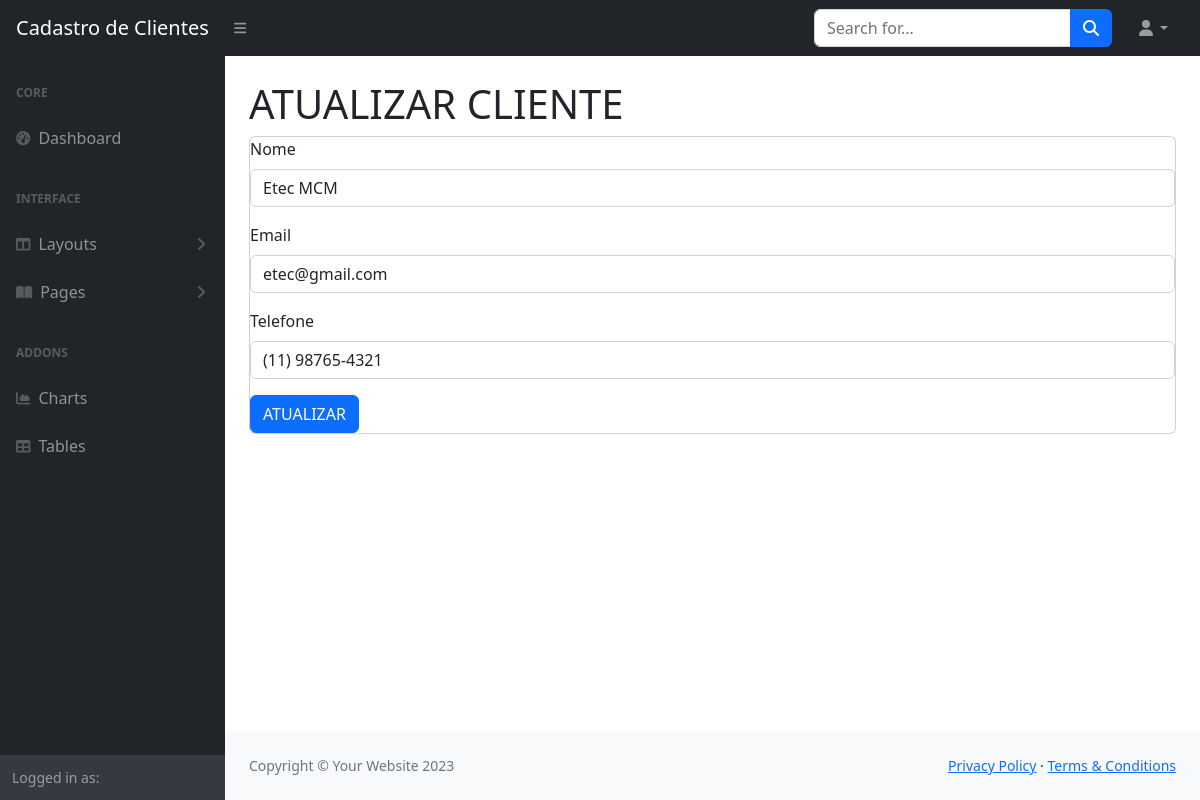
Before: /painel/atualiza_cliente.php?id=1 with the older database file.
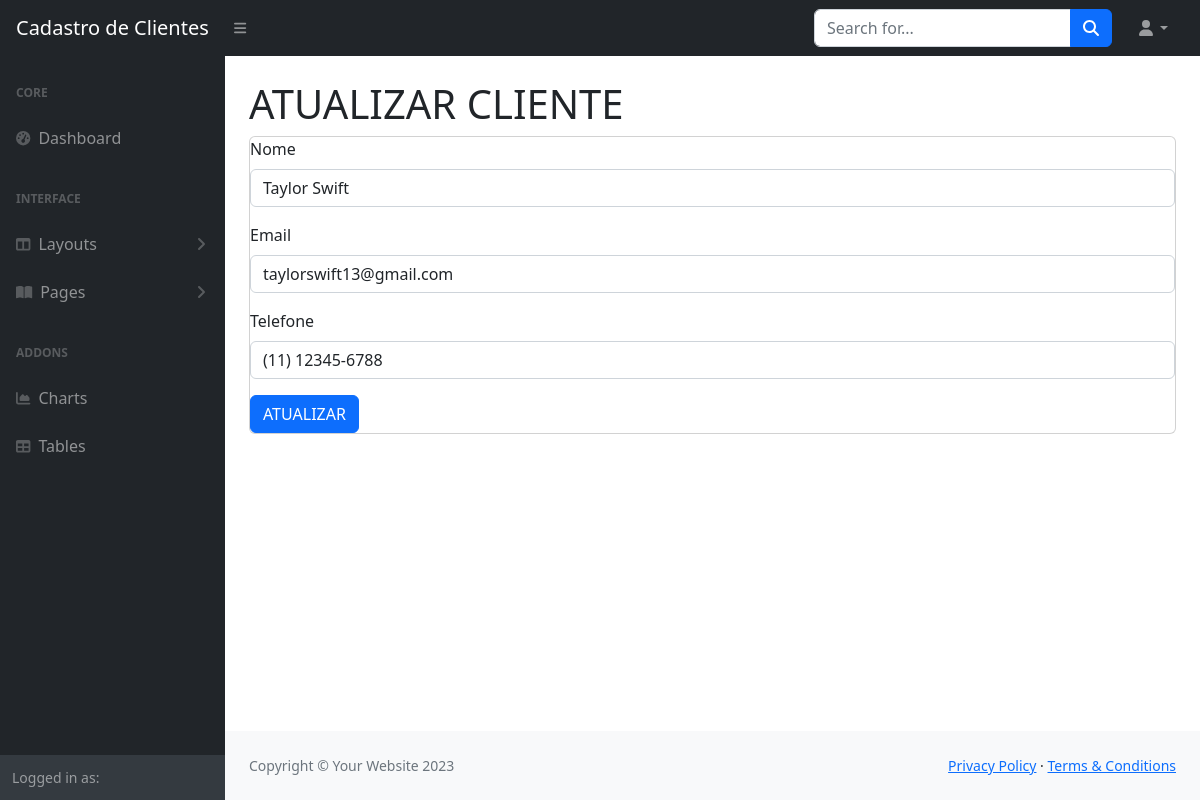
After: the same page with the newer database file.
### tables this page shows
CREATE TABLE `clientes` (
  `id_cliente` int(11) NOT NULL,
  `nome_cliente` varchar(255) NOT NULL,
  `email_cliente` varchar(255) NOT NULL,
  `telefone` varchar(255) NOT NULL
);

### painel/atualiza_cliente.php (the view, shortened to what this page needs)
<?php
    include 'conecta.php';
    include 'menu.php';
    $id = $_GET['id'];
    $sql = "SELECT * FROM clientes WHERE id_cliente = '$id'";
    $consulta = $conexao->query($sql);
    $dados = $consulta->fetch_assoc();
?>
            <div id="layoutSidenav_content">
                <main>
                    <div class="container-fluid px-4">
                        <h1 class="mt-4">ATUALIZAR CLIENTE</h1>
                        <div class="card mb-4">
                            <form action="processa_atualiza_cliente.php?id=<?php echo $id; ?>" method="POST">
                                <div class="mb-3">
                                    <label class="form-label">Nome</label>
                                    <input name="nome_novo" type="text" class="form-control" value="<?php echo $dados['nome_cliente']; ?>">
                                </div>
                                <div class="mb-3">
                                    <label class="form-label">Email</label>
                                    <input name="email_novo" type="email" class="form-control" value="<?php echo $dados['email_cliente']; ?>">
                                </div>
                                <div class="mb-3">
                                    <label class="form-label">Telefone</label>
                                    <input name="telefone_novo" type="text" class="form-control" value="<?php echo $dados['telefone']; ?>">
                                </div>
                                <button type="submit" class="btn btn-primary">ATUALIZAR</button>
                            </form>
                        </div>
                    </div>
                </main>
                <footer class="py-4 bg-light mt-auto">
                    <div class="container-fluid px-4">
                        <div class="d-flex align-items-center justify-content-between small">
                            <div class="text-muted">Copyright &copy; Your Website 2023</div>
                            <div>
                                <a href="#">Privacy Policy</a>
                                &middot;
                                <a href="#">Terms &amp; Conditions</a>
                            </div>
                        </div>
                    </div>
                </footer>
            </div>
        </div>
    </body>
</html>

Changed rows visible on the page:
changed clientes: nome_novo "Etec MCM" → "Taylor Swift"; email_novo "etec@gmail.com" → "taylorswift13@gmail.com"; telefone_novo "(11) 98765-4321" → "(11) 12345-6788"
